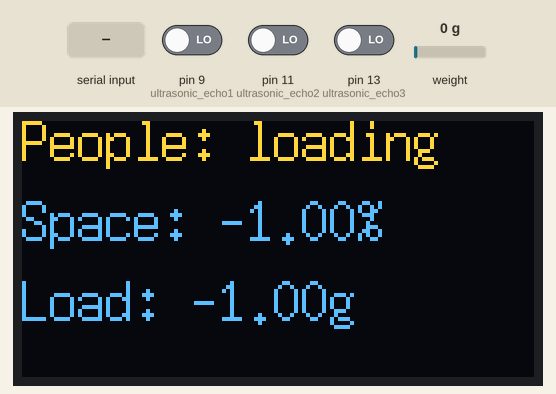
Bench run of a sketch on a simulated Arduino Uno, built with avr-gcc and run on an emulated ATmega328P. Shown: 128×64 one-colour display. Inputs (shaded band) come from the test bench; at power-on: pin 9 (ultrasonic_echo1) LOW, pin 11 (ultrasonic_echo2) LOW, pin 13 (ultrasonic_echo3) LOW, weight on the scale 0 g. The OLED is the two-colour kind (top 16 rows yellow); what the sketch prints to the serial monitor is not drawn.

Above: at 2.1 s.
2.2 s: "1\n" received over Serial
At 7.9 s:
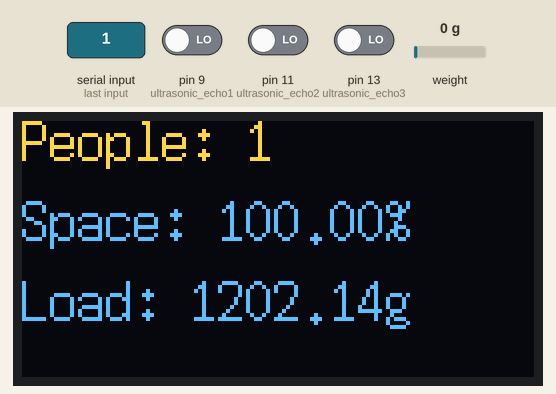
8.2 s: "0\n" received over Serial
At 13.7 s:
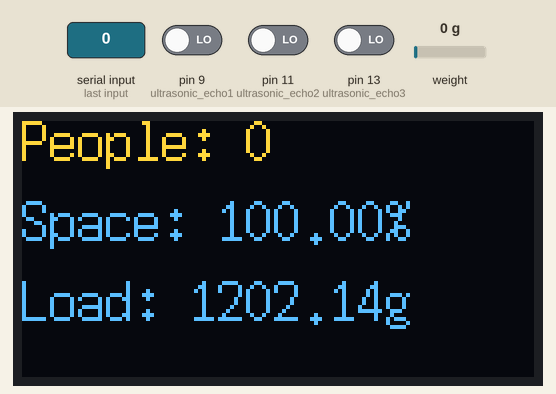
Timing chart, 0 to 15.2 s (numbered marks = the images above; inputs shaded):
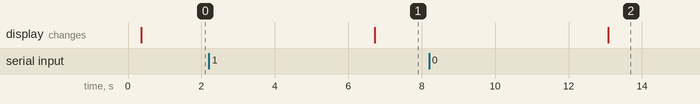

Measured:
- after the input at 2.2 s, the display: changes after 4.5 s (image 1)
- after the input at 8.2 s, the display: changes after 4.9 s (image 2)

The sketch:

optimizeing_sketch.ino
```cpp
#include "U8glib.h" //OLED
#include "HX711.h" //로드셀

U8GLIB_SH1106_128X64 u8g(U8G_I2C_OPT_NONE);
HX711 scale;

// pin list
// 로드셀 센서
int load_shell_dout = 7;
int load_shell_sck = 6;

// 초음파 센서
int ultrasonic_trig1 = 8;
int ultrasonic_echo1 = 9;
int ultrasonic_trig2 = 10;
int ultrasonic_echo2 = 11;
int ultrasonic_trig3 = 12;
int ultrasonic_echo3 = 13;

// 변수 리스트
String people = "loading";
float space = -1.0;
float load = -1.0;

void setup() {
    pinMode(load_shell_dout, INPUT);
    pinMode(load_shell_sck, OUTPUT);

    pinMode(ultrasonic_echo1, INPUT);
    pinMode(ultrasonic_echo2, INPUT);
    pinMode(ultrasonic_echo3, INPUT);
    pinMode(ultrasonic_trig1, OUTPUT);
    pinMode(ultrasonic_trig2, OUTPUT);
    pinMode(ultrasonic_trig3, OUTPUT);

    Serial.begin(9600);
    scale.begin(load_shell_dout, load_shell_sck);
}

void trigger_print_loop(){
    digitalWrite(ultrasonic_trig1, LOW);
    delayMicroseconds(2);
    digitalWrite(ultrasonic_trig1, HIGH);
    delayMicroseconds(10);
    digitalWrite(ultrasonic_trig1, LOW);

    digitalWrite(ultrasonic_trig2, LOW);
    delayMicroseconds(2);
    digitalWrite(ultrasonic_trig2, HIGH);
    delayMicroseconds(10);
    digitalWrite(ultrasonic_trig2, LOW);

    digitalWrite(ultrasonic_trig3, LOW);
    delayMicroseconds(2);
    digitalWrite(ultrasonic_trig3, HIGH);
    delayMicroseconds(10);
    digitalWrite(ultrasonic_trig3, LOW);
}

float trigger_loop(){
    float Length1 = pulseIn(ultrasonic_echo1, HIGH);
    float Length2 = pulseIn(ultrasonic_echo2, HIGH);
    float Length3 = pulseIn(ultrasonic_echo3, HIGH);

    float distance1 = ((float)(340*Length1)/10000) / 2;
    float distance2 = ((float)(340*Length2)/10000) / 2;
    float distance3 = ((float)(340*Length3)/10000) / 2;

    float tmp1 = -5.4*distance1+108;
    float tmp2 = -5.4*distance2+108;
    float tmp3 = -5.4*distance3+108;

    if (tmp1 > 100) tmp1 = 100;
    if (tmp2 > 100) tmp2 = 100;
    if (tmp3 > 100) tmp3 = 100;
    if (tmp1 < 0) tmp1 = 0;
    if (tmp2 < 0) tmp2 = 0;
    if (tmp3 < 0) tmp3 = 0;

    float avgtmp = (tmp1+tmp2+tmp3)/3;

    return avgtmp;
}

float loadShell_loop(){
  if (scale.is_ready()){
    long reading = scale.get_units(10);
    float weight = 0.0059649 * reading + 1202.135;

    if (weight < 1) weight = 0;

    return weight;
  }
}

String objectDetecting_loop(){
    String people = "";

    while (people == ""){
      Serial.println("yes");
      delay(1000);
      people = Serial.readStringUntil('\n');
    }

    return people;
}

void oled_print(){
    u8g.firstPage();
    do{
        u8g.setFont(u8g_font_7x14);
        u8g.setPrintPos(0,10);
        u8g.print("People: ");
        u8g.print(people);
        u8g.setPrintPos(0,30);
        u8g.print("Space: ");
        u8g.print(space);
        u8g.print("%");
        u8g.setPrintPos(0,50);
        u8g.print("Load: ");
        u8g.print(load);
        u8g.print("g");
    } while(u8g.nextPage());

    delay(1000);
}

void loop(){
    oled_print();
    space = trigger_loop();
    load = loadShell_loop();
    people = objectDetecting_loop();
}
```
